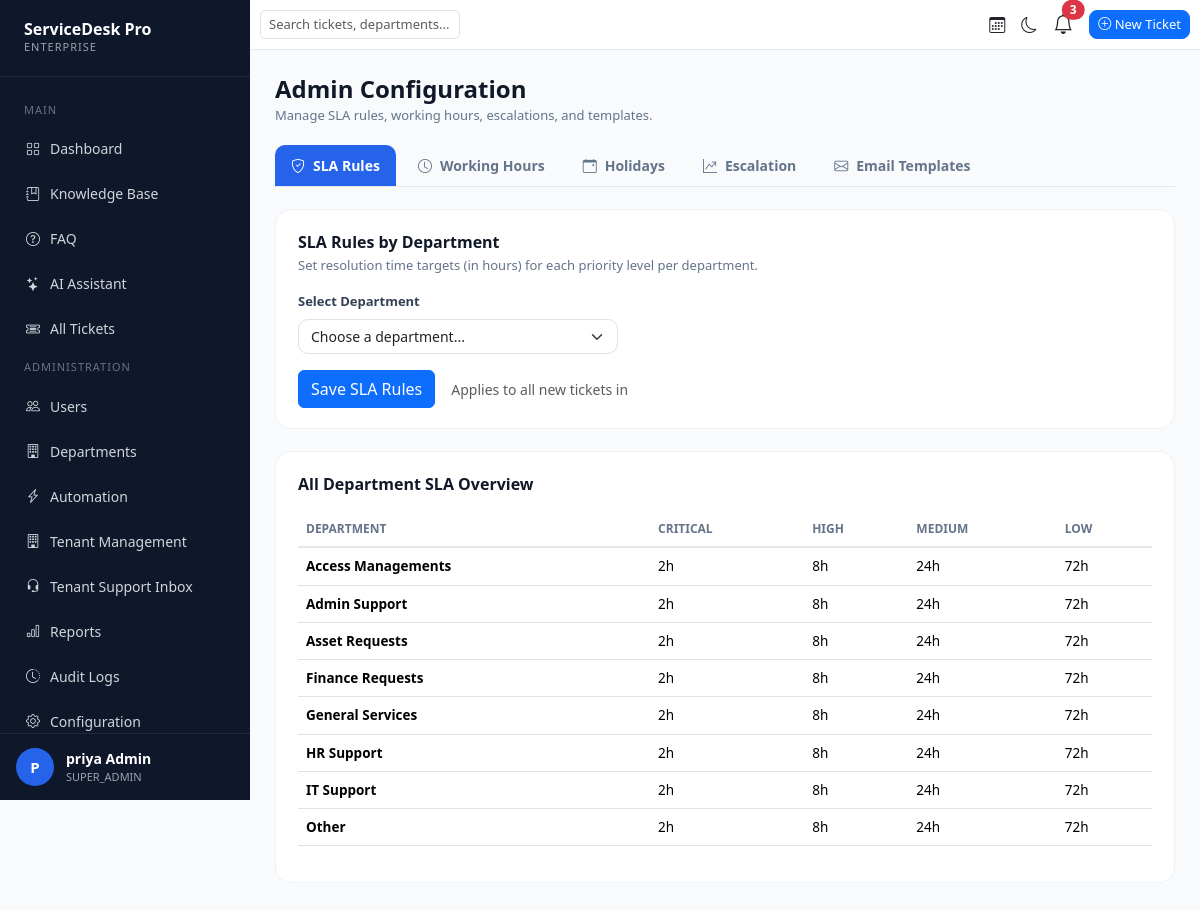
/configuration/ (signed in), run on an earlier commit of the app's database.
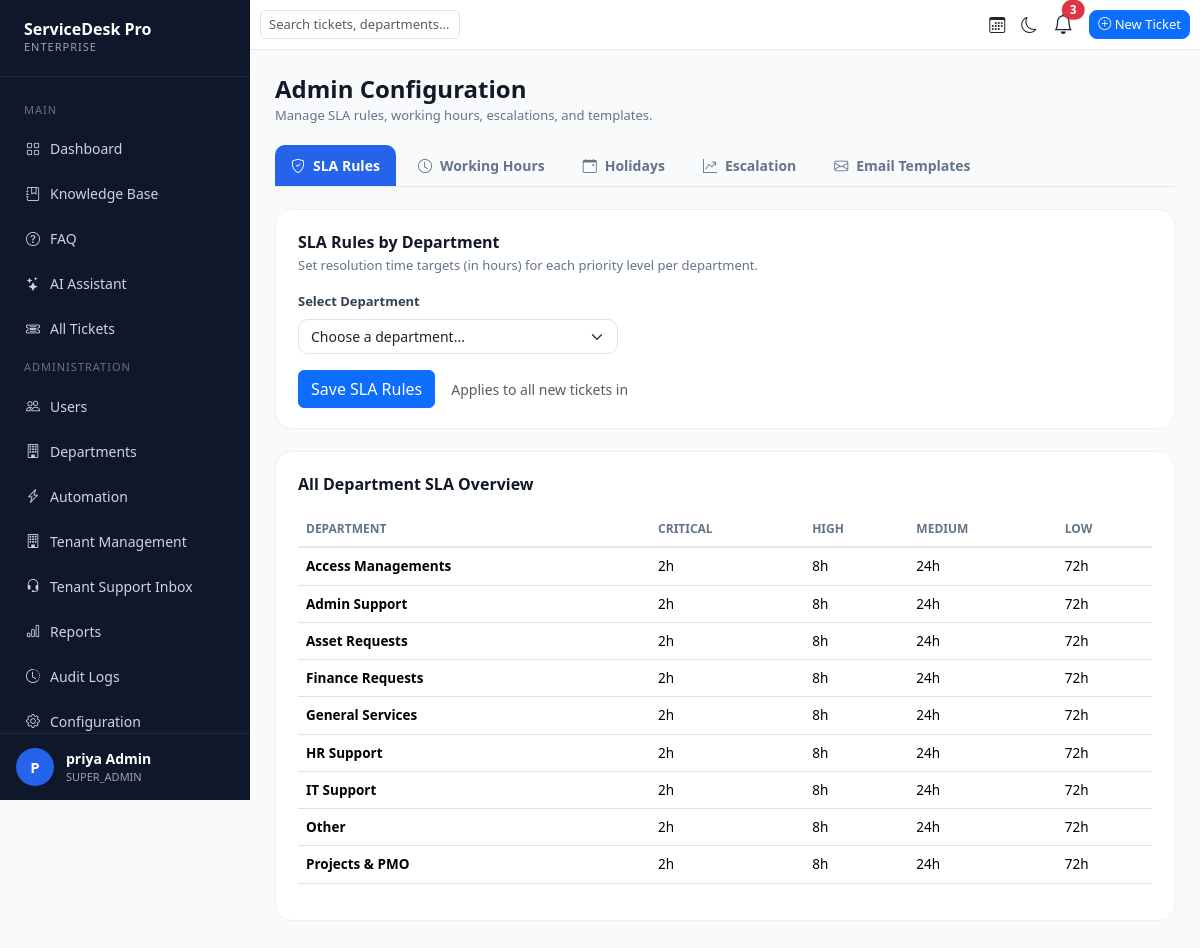
And on a later commit of the database.
### departments/models.py (models this page shows, shortened)
class Department(models.Model):
    name = models.CharField(max_length=100)
    description = models.TextField(blank=True)
    is_active = models.BooleanField(default=True)
    tenant = models.ForeignKey(
        'tenants.Tenant',
        on_delete=models.SET_NULL,
        blank=True,
        null=True,
        related_name='departments'
    )
    sla_critical = models.PositiveIntegerField(default=2)
    sla_high = models.PositiveIntegerField(default=8)
    sla_medium = models.PositiveIntegerField(default=24)
    sla_low = models.PositiveIntegerField(default=72)
    created_at = models.DateTimeField(auto_now_add=True)

### configuration/views.py (the view)
# urls.py: path('', config_home, name='config_home'),
@login_required
def config_home(request):
    if not _is_admin(request.user):
        return redirect('dashboard')
    for day_code, _label in WorkingHours.DAY_CHOICES:
        WorkingHours.objects.get_or_create(day=day_code)
    context = {
        "departments": Department.objects.all().order_by('name'),
        "working_hours": WorkingHours.objects.all(),
        "holidays": Holiday.objects.all(),
        "escalation_rules": EscalationRule.objects.select_related('department').all(),
        "templates": EmailTemplate.objects.all(),
        "selected_department_id": request.GET.get("department", ""),
    }
    return render(request, "admin_config.html", context)

### configuration/views.py (called while the page is built)
def _is_admin(user):
    return user.role in ['ADMIN', 'SUPER_ADMIN']

### tickets/context_processors.py (called while the page is built)
def notification_context(request):
    if request.user.is_authenticated:
        notifications = Notification.objects.filter(
            user=request.user
        )[:5]
        unread_count = Notification.objects.filter(
            user=request.user,
            is_read=False
        ).count()
        return {
            "notifications": notifications,
            "unread_notifications": unread_count
        }
    return {}

### templates/admin_config.html (shortened to what this page needs)
{% extends 'base.html' %}
{% block content %}
<div class="config-page">
    <h2 class="page-title">Admin Configuration</h2>
    <p class="page-subtitle">Manage SLA rules, working hours, escalations, and templates.</p>
    <div class="config-tabs">
        <button class="config-tab-btn active" data-tab="sla">
            <i class="bi bi-shield-check"></i> SLA Rules
        </button>
        <button class="config-tab-btn" data-tab="hours">
            <i class="bi bi-clock"></i> Working Hours
        </button>
        <button class="config-tab-btn" data-tab="holidays">
            <i class="bi bi-calendar-event"></i> Holidays
        </button>
        <button class="config-tab-btn" data-tab="escalation">
            <i class="bi bi-graph-up-arrow"></i> Escalation
        </button>
        <button class="config-tab-btn" data-tab="templates">
            <i class="bi bi-envelope"></i> Email Templates
        </button>
    </div>
    <div class="config-tab-panel active" id="tab-sla">
        <div class="config-card">
            <div class="config-card-title">SLA Rules by Department</div>
            <p class="config-card-subtitle">Set resolution time targets (in hours) for each priority level per department.</p>
            <label class="form-label mt-3 mb-2">Select Department</label>
            <select class="form-select mb-3" id="slaDepartmentSelect" style="max-width:320px;">
                <option value="">Choose a department...</option>
            </select>
            <form id="slaForm" method="post" action="/configuration/sla/0/save/">
                <div class="mt-3 d-flex align-items-center gap-3" id="slaSaveWrapper" style="display:none;">
                    <button type="submit" class="btn btn-primary">Save SLA Rules</button>
                    <span class="text-muted small">Applies to all new tickets in <strong id="slaDeptName"></strong></span>
                </div>
            </form>
        </div>
        <div class="config-card">
            <div class="config-card-title">All Department SLA Overview</div>
            <div class="table-responsive mt-3">
                <table class="table">
                    <thead>
                        <tr>
                            <th>Department</th>
                            <th>Critical</th>
                            <th>High</th>
                            <th>Medium</th>
                            <th>Low</th>
                        </tr>
                    </thead>
                    <tbody>
                        {% for dept in departments %}
                        <tr>
                            <td><strong>{{ dept.name }}</strong></td>
                            <td>{{ dept.sla_critical }}h</td>
                            <td>{{ dept.sla_high }}h</td>
                            <td>{{ dept.sla_medium }}h</td>
                            <td>{{ dept.sla_low }}h</td>
                        </tr>
                        {% empty %}
                        <tr><td colspan="5" class="text-center text-muted py-4">No departments yet.</td></tr>
                        {% endfor %}
                    </tbody>
                </table>
            </div>
        </div>
    </div>
</div>
{% endblock %}

What changed in the data, as far as the page shows it:
added Department: name "Projects & PMO", sla_critical "2", sla_high "8", sla_medium "24", sla_low "72"
